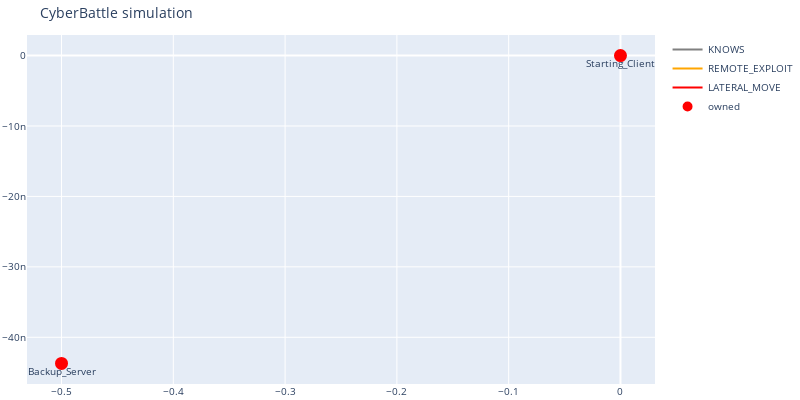

The cell this chart's notebook holds for it:
### Code cell
c2 = commandcontrol.CommandControl(env)
dbg = commandcontrol.EnvironmentDebugging(c2)


def plot():
    dbg.plot_discovered_network()
    c2.print_all_attacks()
    print(c2.total_reward())

plot()

### Figure 1 — Plotly figure (JSON) as saved in the notebook; plotly's stock layout.template omitted (floating-point values rounded to 4 significant figures)
{"data": [{"line": {"color": "gray"}, "mode": "lines", "name": "KNOWS", "type": "scatter", "x": [0], "y": [0]}, {"line": {"color": "orange"}, "mode": "lines", "name": "REMOTE_EXPLOIT", "type": "scatter", "x": [0], "y": [0]}, {"line": {"color": "red"}, "mode": "lines", "name": "LATERAL_MOVE", "type": "scatter", "x": [0], "y": [0]}, {"hoverinfo": "text", "marker": {"color": "#D32F2E", "line": {"color": "rgb(255,0,0)", "width": 8}, "size": 5, "symbol": "circle-dot"}, "mode": "markers+text", "name": "owned", "text": ["Starting_Client", "Backup_Server"], "textposition": "bottom center", "type": "scatter", "x": [0, -0.5], "y": [0, -4.371e-08]}, {"hoverinfo": "text", "marker": {"color": "#0e9d00", "line": {"color": "rgb(0,255,0)", "width": 8}, "size": 5, "symbol": "circle-dot"}, "mode": "markers+text", "name": "discovered", "text": [], "textposition": "bottom center", "type": "scatter", "x": [], "y": []}], "layout": {"autosize": false, "font": {"size": 10}, "height": 400, "hovermode": "closest", "margin": {"b": 15, "l": 2, "r": 2, "t": 35}, "showlegend": true, "title": {"text": "CyberBattle simulation"}, "width": 800}}
